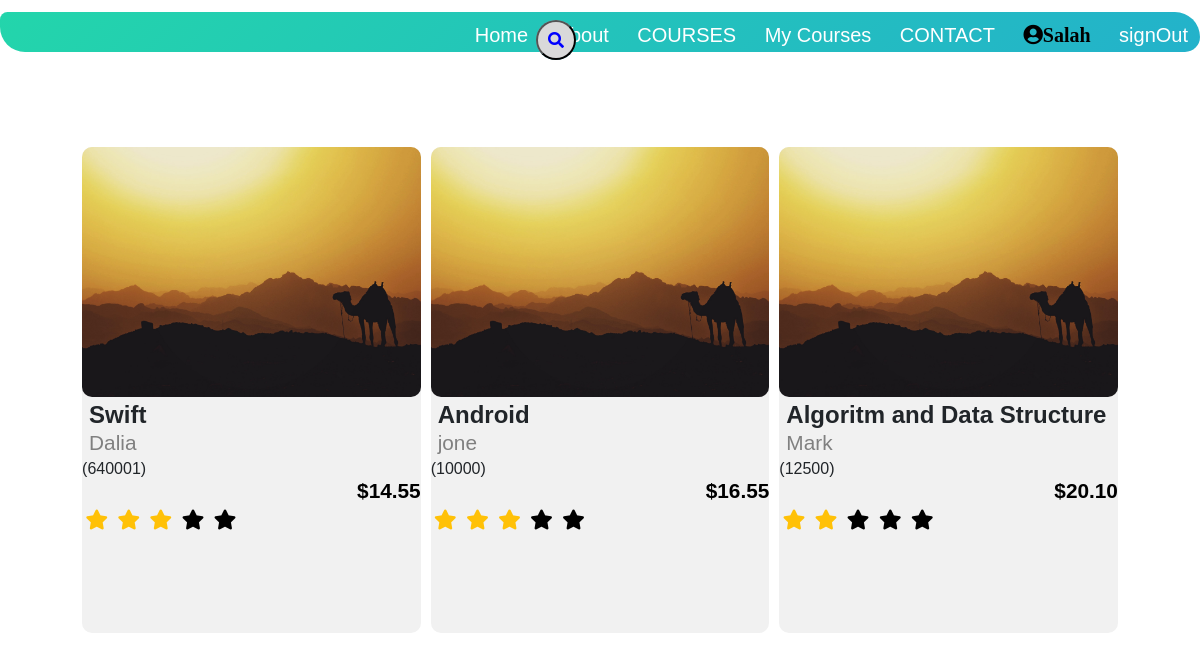
Screenshot of /myCourses.php (signed in) with the database file from the repository.
### tables this page shows
CREATE TABLE `usercourse` (
  `userid` int(255) NOT NULL,
  `username` varchar(255) NOT NULL,
  `courseName` varchar(255) NOT NULL,
  `courseId` int(255) NOT NULL
);

CREATE TABLE `course` (
  `courseId` int(255) NOT NULL,
  `courseName` varchar(255) NOT NULL,
  `coursePrice` varchar(255) NOT NULL,
  `enrolledSid` varchar(255) NOT NULL,
  `description` varchar(255) NOT NULL,
  `instructorName` varchar(255) NOT NULL,
  `image` varchar(255) NOT NULL,
  `Approved` int(255) NOT NULL DEFAULT 1
);

CREATE TABLE `ratings` (
  `courseid` int(11) NOT NULL,
  `star1` int(200) NOT NULL,
  `star2` int(200) NOT NULL,
  `star3` int(200) NOT NULL,
  `star4` int(200) NOT NULL,
  `star5` int(200) NOT NULL,
  `TNOR` varchar(255) GENERATED ALWAYS AS (`star1` + `star2` + `star3` + `star4` + `star5`) VIRTUAL,
  `Total` varchar(16) GENERATED ALWAYS AS ((`star1` * 1 + `star2` * 2 + `star3` * 3 + `star4` * 4 + `star5` * 5) / (`star1` + `star2` + `star3` + `star4` + `star5`)) VIRTUAL
);

### myCourses.php (the view, shortened to what this page needs)
<!DOCTYPE html>
<html>
<head>
    <link rel="stylesheet" href="CSS/courseStyle.css">
    <link rel="stylesheet" href="CSS/search.css">
    <link rel="stylesheet" href="https://maxcdn.bootstrapcdn.com/bootstrap/4.0.0/css/bootstrap.min.css">
    <link rel="stylesheet" href="https://pro.fontawesome.com/releases/v5.10.0/css/all.css"/>
</head>
<body>
<nav>
    <div class="topnav">
 <ul>
                <li><a href="index.php">Home</a></li>
                <li><a href="">About</a></li>
                <li><a href="courses.php">COURSES</a></li>
                <li><a href="myCourses.php">My Courses</a></li>
                <li><a href="">CONTACT</a></li>
                <li><a href="profile.php"><i class="fa fa-user-circle"><?php echo $_SESSION['username'];?></i></a></li>
                <li><a href="php/signOut.php">signOut</a></li>
            </ul>
</div>
<form method="post">
<div class="searchBox">
            <button class="searchButton" href="#"type="submit" name="submit" value = "Search">
                <i class="fa fa-search" aria-hidden="true"></i>
            </button>
          </div>
  </form>
</nav>
   <section class="course">
    <div class="row">
    <?php
     $servername = "localhost";
        $username ="root";
        $password = "";
        $DB = "webdatabase";
        $conn = mysqli_connect($servername,$username,$password,$DB);
            $sql= "SELECT courseId FROM userCourse WHERE userid = '".$_SESSION['userid'].
            "'";
            $result=mysqli_query($conn,$sql);
            while($row=mysqli_fetch_array($result)){
            $sql2= "SELECT * FROM course Where courseId = '".$row['courseId']."'";
            $result2=mysqli_query($conn,$sql2);
            if($row2=mysqli_fetch_array($result2)){
                ?>
                 <div class="Course-col">
                  <img src="<?php echo $row2['image']; ?>" height="250px" width="400px">
                  <span class="coursename"><?php echo $row2['courseName']; ?></span><br>
                  <span class="instName"> <?php echo $row2['instructorName']; ?></span><br>
                  <?php echo "(".$row2['enrolledSid'].")"; ?><br>
                 <span class="price"><?php echo "$".$row2['coursePrice']; ?></span><br>
                <a href="index2.php?id=<?php echo $row['courseId'];?>"><div class="star">
                  <?php
                  $sql3= "SELECT * FROM ratings Where courseid = '".$row['courseId']."'";
                  $result3=mysqli_query($conn,$sql3);
                   if($row3=mysqli_fetch_array($result3)){
                    for($star = 1; $star <= 5; $star++)
                      {
                          $class_name = '';
                          if($row3['Total'] >= $star)
                          {
                               $class_name = 'text-warning';
                          }
                          else
                          {
                               $class_name = 'star-light';
                            }
                            ?>
                            <i class='fas fa-star <?php echo $class_name ?> mr-1'></i>
                            <?php
                        }
                   }
                  ?>
                 </div></a>
                  <br>
              </div>
              <?php
            }
        }
     ?>
 </div>
</section>

### CSS/courseStyle.css (style rules this page uses)
* { margin: 0; padding: 0; font-family: 'Poppins', sans-serif; }
.course { width: 90%; margin: auto; padding-top: 90px; display: flex; justify-content: center; align-items: center; }
.row { margin-top: 5%; display: flex; justify-content: center; align-items: center; flex-wrap: wrap; flex: 1 0 21%; margin: 5px; height: 100px; }
.row a { color: black; text-decoration: none; font-size: 20px; }
.Course-col { margin-left: 5px; margin-right: 5px; flex-basis: 21%; background: #F1F1F1; border-radius: 10px; margin-bottom: 5%; box-sizing: border-box; height: auto; width: auto; transition: 0.5s; }
.Course-col img { margin: 0; border-radius: 10px; width:100%; padding: 0; }
.coursename { margin-left:7px; font-weight: bold; font-size:1.5em; }
.instName { margin-left:7px; color: gray; font-size:1.3em; line-height: 0.5px; }
.price { margin-left:275px; font-weight: 600; color: black; font-size:1.3em; line-height: 0.5px; }
.star { margin-left: 1%; margin-bottom: 20%; }

### CSS/search.css (style rules this page uses)
body { margin: 0; font-family: Arial, Helvetica, sans-serif; }
.searchBox { position: absolute; top: 2.5%; left: 48%; transform: translate(-100%,0%); background: #7AD3DC; height: 40px; border-radius: 40px; }
.searchButton { color: white; float: right; width: 40px; height: 40px; border-radius: 50%; background: #D9D9DA; display: flex; justify-content: center; align-items: center; transition: 0.4s; }
.fa-search { color: blue; }
.topnav { flex: 1; text-align: right; margin-top: 1%; border-radius: 15px 50px 30px; background: linear-gradient(-45deg, #ee7752, #e73c7e, #23a6d5, #23d5ab); background-size: 400% 400%; animation: gradient 13s ease infinite; height: 5vh; }
.topnav ul li { list-style: none; display: inline-block; padding: 8px 12px; position: relative; }
.topnav ul li a { color: white; text-decoration: none; font-size: 20px; }
.topnav ul li::after { content: ''; width: 0%; height: 2px;background: #2BCBE4; display: block; margin: auto; transition: 0.5s; }
.fa-user-circle { color:black; }

### rows the page displays
usercourse: courseId.image (picture), courseId.courseName "Swift", courseId.instructorName "Dalia", courseId.enrolledSid "640001", courseId.coursePrice "14.55"
usercourse: courseId.image (picture), courseId.courseName "Android", courseId.instructorName "jone", courseId.enrolledSid "10000", courseId.coursePrice "16.55"
usercourse: courseId.image (picture), courseId.courseName "Algoritm and Data Structure", courseId.instructorName "Mark", courseId.enrolledSid "12500", courseId.coursePrice "20.10"

### other values shown
$_SESSION['username'] "Salah"
